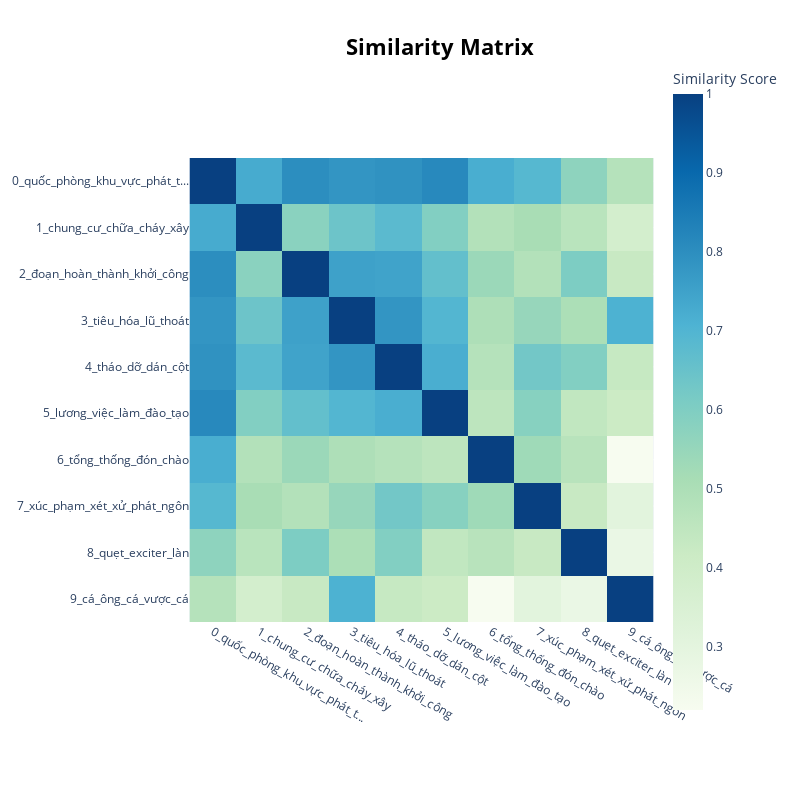

Write notebook code for a chart like this one.
### Markdown cell above
### Visualize Topic Similarity

### Code cell
topic_model.visualize_heatmap()

### Figure 1 — Plotly figure (JSON) as saved in the notebook; plotly's stock layout.template omitted (floating-point values rounded to 4 significant figures)
{"data": [{"coloraxis": "coloraxis", "hovertemplate": "x: %{x}<br>y: %{y}<br>Similarity Score: %{z}<extra></extra>", "name": "0", "type": "heatmap", "x": ["0_quốc_phòng_khu_vực_phát_t...", "1_chung_cư_chữa_cháy_xây", "2_đoạn_hoàn_thành_khởi_công", "3_tiêu_hóa_lũ_thoát", "4_tháo_dỡ_dán_cột", "5_lương_việc_làm_đào_tạo", "6_tổng_thống_đón_chào", "7_xúc_phạm_xét_xử_phát_ngôn", "8_quẹt_exciter_làn", "9_cá_ông_cá_vược_cá"], "xaxis": "x", "y": ["0_quốc_phòng_khu_vực_phát_t...", "1_chung_cư_chữa_cháy_xây", "2_đoạn_hoàn_thành_khởi_công", "3_tiêu_hóa_lũ_thoát", "4_tháo_dỡ_dán_cột", "5_lương_việc_làm_đào_tạo", "6_tổng_thống_đón_chào", "7_xúc_phạm_xét_xử_phát_ngôn", "8_quẹt_exciter_làn", "9_cá_ông_cá_vược_cá"], "yaxis": "y", "z": [[1.0, 0.7279, 0.801, 0.7834, 0.7908, 0.8129, 0.7206, 0.6898, 0.5696, 0.4767], [0.7279, 1.0, 0.5772, 0.6413, 0.6785, 0.595, 0.4824, 0.5106, 0.466, 0.3789], [0.801, 0.5772, 1.0, 0.7527, 0.7475, 0.6616, 0.5409, 0.4838, 0.6064, 0.4254], [0.7834, 0.6413, 0.7527, 1.0, 0.7818, 0.6968, 0.4955, 0.5501, 0.501, 0.7104], [0.7908, 0.6785, 0.7475, 0.7818, 1, 0.7194, 0.477, 0.6281, 0.5945, 0.431], [0.8129, 0.595, 0.6616, 0.6968, 0.7194, 1.0, 0.4552, 0.5834, 0.4448, 0.414], [0.7206, 0.4824, 0.5409, 0.4955, 0.477, 0.4552, 1.0, 0.5318, 0.4698, 0.2197], [0.6898, 0.5106, 0.4838, 0.5501, 0.6281, 0.5834, 0.5318, 1.0, 0.426, 0.3089], [0.5696, 0.466, 0.6064, 0.501, 0.5945, 0.4448, 0.4698, 0.426, 1.0, 0.273], [0.4767, 0.3789, 0.4254, 0.7104, 0.431, 0.414, 0.2197, 0.3089, 0.273, 1.0]]}], "layout": {"coloraxis": {"colorbar": {"title": {"text": "Similarity Score"}}, "colorscale": [[0, "rgb(247,252,240)"], [0.125, "rgb(224,243,219)"], [0.25, "rgb(204,235,197)"], [0.375, "rgb(168,221,181)"], [0.5, "rgb(123,204,196)"], [0.625, "rgb(78,179,211)"], [0.75, "rgb(43,140,190)"], [0.875, "rgb(8,104,172)"], [1, "rgb(8,64,129)"]]}, "height": 800, "hoverlabel": {"bgcolor": "white", "font": {"family": "Rockwell", "size": 16}}, "legend": {"title": {"text": "Trend"}}, "margin": {"t": 60}, "showlegend": true, "title": {"font": {"color": "Black", "size": 22}, "text": "<b>Similarity Matrix</b>", "x": 0.55, "xanchor": "center", "y": 0.95, "yanchor": "top"}, "width": 800, "xaxis": {"anchor": "y", "constrain": "domain", "domain": [0, 1], "scaleanchor": "y"}, "yaxis": {"anchor": "x", "autorange": "reversed", "constrain": "domain", "domain": [0, 1]}}}
